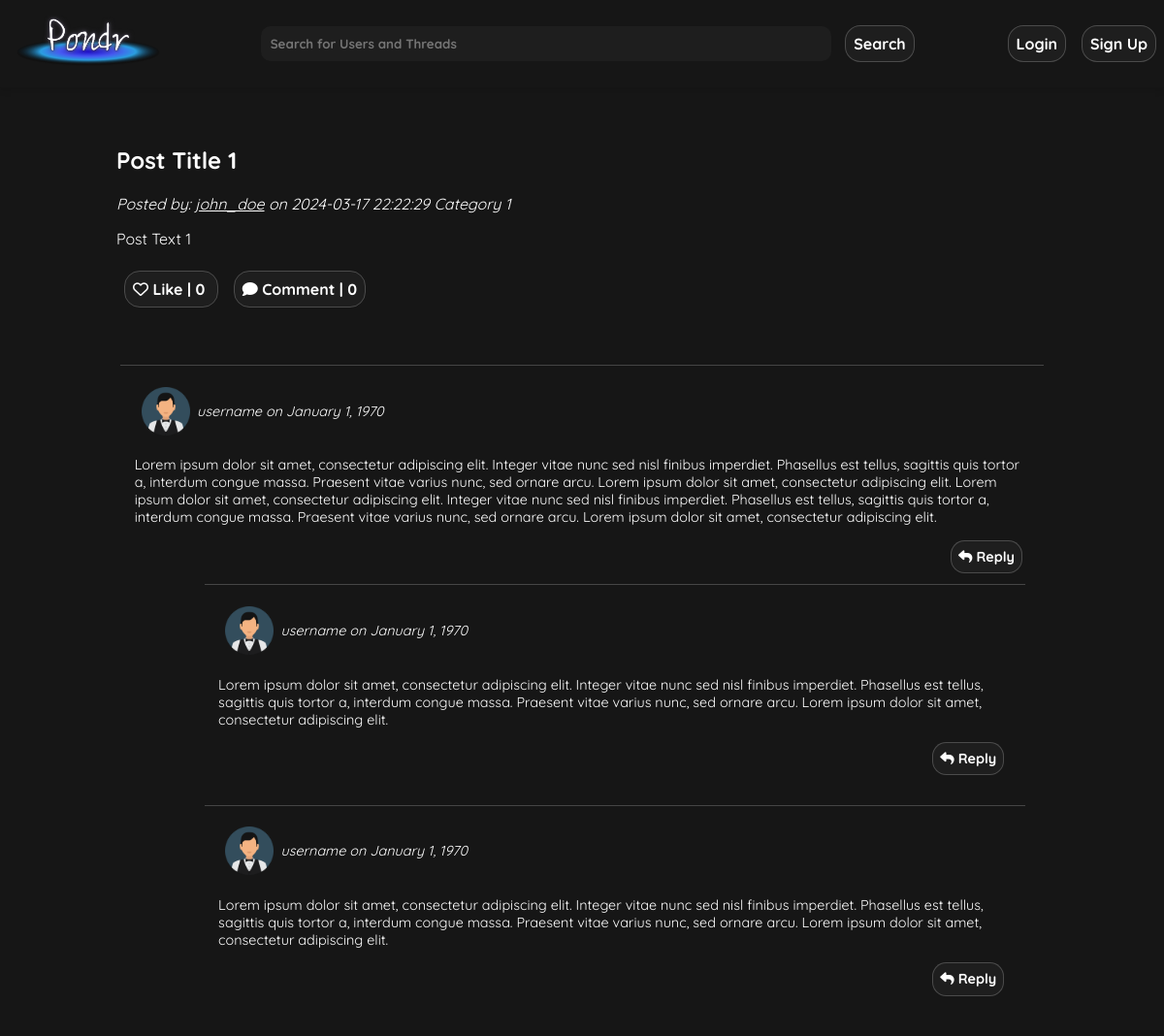
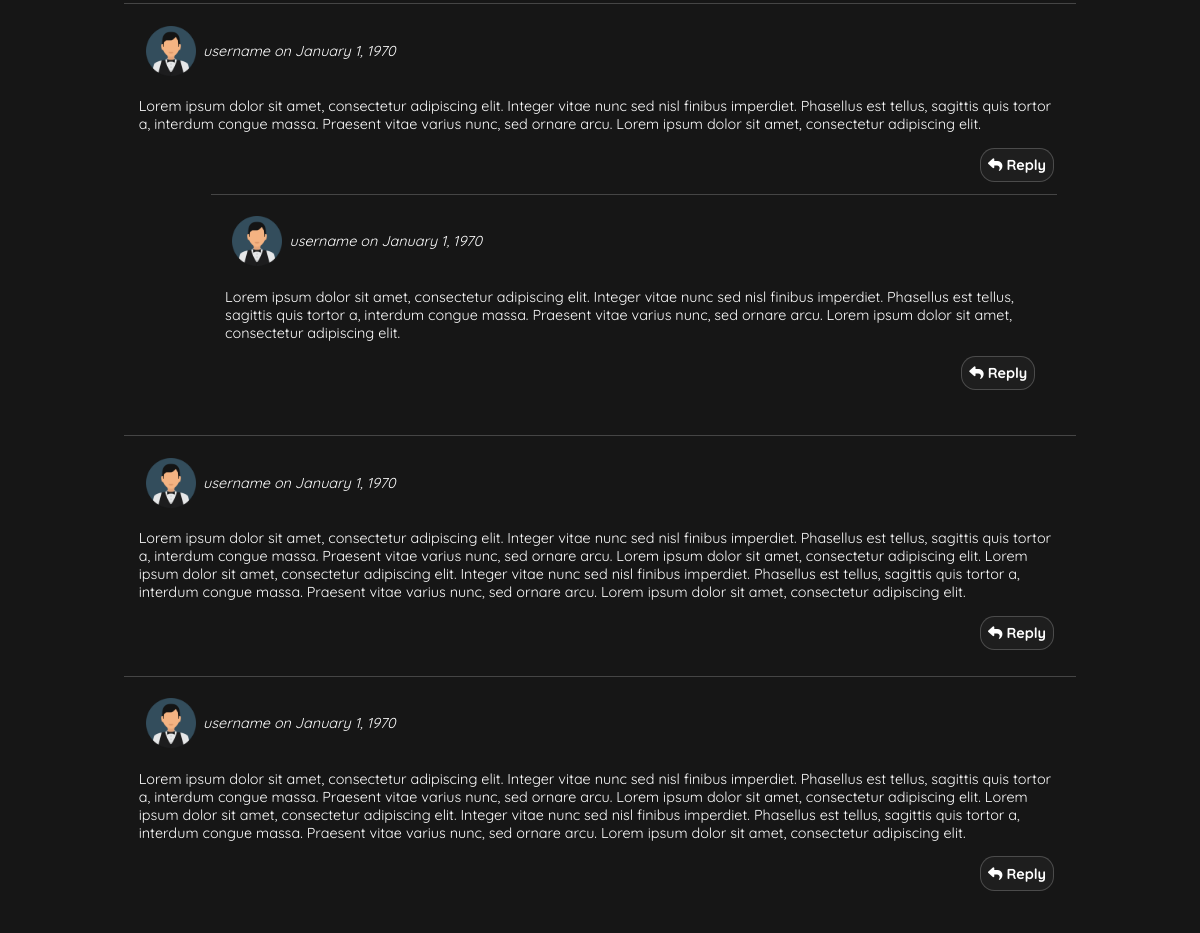
Screenshot of /pages/thread_user.php?postId=1 with the database file from the repository (2 pictures, top to bottom).
### tables this page shows
CREATE TABLE posts (
    postId INT AUTO_INCREMENT,
    userId INT NOT NULL, 
    postDate DATETIME NOT NULL,  
    title VARCHAR(255) NOT NULL,
    text VARCHAR(3000) NOT NULL,  
    img VARCHAR(255),
    link VARCHAR(255),
    catId INT,
    likes INT NOT NULL DEFAULT(0),
    comment INT NOT NULL DEFAULT(0),
    PRIMARY KEY(postId,userId),
    FOREIGN KEY(userId) REFERENCES users(userId)
        ON DELETE CASCADE,
    FOREIGN KEY(catId) REFERENCES categories(catId)
        ON DELETE CASCADE
    
);

CREATE TABLE users (
    userId INT AUTO_INCREMENT,
    utype BIT(1) NOT NULL,  
    fName VARCHAR(255) NOT NULL,
    lName VARCHAR(255) NOT NULL,
    uName VARCHAR(255) NOT NULL UNIQUE,
    email VARCHAR(255) NOT NULL UNIQUE,
    pass VARCHAR(255) NOT NULL,
    bio VARCHAR(1000) NOT NULL,  
    pfp VARCHAR(255),
    recoveryKey VARCHAR(32),
    PRIMARY KEY(userId)
);

CREATE TABLE categories (
    catId INT AUTO_INCREMENT,
    userId INT NOT NULL,
    name VARCHAR(255) NOT NULL,
    count INT NOT NULL DEFAULT(0),  
    PRIMARY KEY(catId),
    FOREIGN KEY(userId) REFERENCES users(userId)
        ON DELETE CASCADE
);

### public/pages/thread_user.php (the view, shortened to what this page needs)
<!DOCTYPE html>
<html lang="en">
<head>
    <link rel="stylesheet" href="../css/styles.css">
    <link rel="stylesheet" href="../css/threads.css">
</head>
<body>
    <?php require_once '../scripts/header.php';  ?>
    <main class="column-container margin-down">
        <div class="thread-container">
            <?php
             if(isset($_GET['postId'])){
                $postId = $_GET['postId'];
             }
            $sql = "SELECT p.postId, p.userId, p.postDate, p.title, p.text, p.img, u.uName AS userName, c.name FROM posts p JOIN users u ON p.userId = u.userId JOIN categories c ON p.catId=c.catId WHERE p.postId = ?";
            $prstmt = $conn->prepare($sql);
            $prstmt->bind_param("i", $postId);
            $prstmt->execute();
            $prstmt->bind_result($postId,$userId,$postDate,$postTitle,$postText,$postImg,$userName,$category);
            if($prstmt->fetch()){
                echo "<article>";
                echo "<h1> $postTitle </h1>";
                echo "<i>Posted by: <a href=\"./secondaryProfile.php\">$userName</a> on <time>$postDate</time> $category</i>";
                echo "<p> $postText </p>";
                echo " </article>";
            }else{
                echo "Post Does Not Exist";
            }
            ?>
            <div id="icon-buttons">
                <a href="" class="link-button" id="like-button" ><i class="fa-regular fa-heart"></i> Like |  <span id="like-count"> 0 </span></a>
                <a href="" class="link-button"><i class="fa-solid fa-comment"></i> Comment | <span id="comment-count"> 0 </span></a>
            </div>
        </div>
        <div class="thread-comments">
            <article class="thread-comment-container">
                <div class="thread-comment-profile">
                    <img src="../img/stock_profile_photo.png" alt="profile photo">
                    <i>username on <time>January 1, 1970</time></i>
                </div>
                <p class="thread-comment">
                    Lorem ipsum dolor sit amet, consectetur adipiscing elit. Integer vitae nunc sed nisl
                    finibus imperdiet. Phasellus est tellus, sagittis quis tortor a, interdum congue massa. Praesent vitae varius
                    nunc, sed ornare arcu. Lorem ipsum dolor sit amet, consectetur adipiscing elit. Lorem ipsum dolor sit amet, consectetur adipiscing elit. Integer vitae nunc sed nisl
                    finibus imperdiet. Phasellus est tellus, sagittis quis tortor a, interdum congue massa. Praesent vitae varius
                    nunc, sed ornare arcu. Lorem ipsum dolor sit amet, consectetur adipiscing elit.
                </p>
                <div>
                    <a href="" class="link-button" id="reply-icon"><i class="fa-solid fa-reply"></i> Reply</a>
                </div>
                <div class="thread-comment-container">
                    <div class="thread-comment-profile">
                        <img src="../img/stock_profile_photo.png" alt="profile photo">
                        <i>username on <time>January 1, 1970</time></i>
                    </div>
                        <p class="thread-comment">
                            Lorem ipsum dolor sit amet, consectetur adipiscing elit. Integer vitae nunc sed nisl
                            finibus imperdiet. Phasellus est tellus, sagittis quis tortor a, interdum congue massa. Praesent vitae varius
                            nunc, sed ornare arcu. Lorem ipsum dolor sit amet, consectetur adipiscing elit.
                            </p>
                            <div>
                                <a href="" class="link-button" id="reply-icon"><i class="fa-solid fa-reply"></i> Reply</a>
                            </div>
                </div>
                <div class="thread-comment-container">
                    <div class="thread-comment-profile">
                        <img src="../img/stock_profile_photo.png" alt="profile photo">
                        <i>username on <time>January 1, 1970</time></i>
                    </div>
                    <p class="thread-comment">
                        Lorem ipsum dolor sit amet, consectetur adipiscing elit. Integer vitae nunc sed nisl
                        finibus imperdiet. Phasellus est tellus, sagittis quis tortor a, interdum congue massa. Praesent vitae varius
                        nunc, sed ornare arcu. Lorem ipsum dolor sit amet, consectetur adipiscing elit.
                    </p>
                    <div>
                        <a href="" class="link-button" id="reply-icon"><i class="fa-solid fa-reply"></i> Reply</a>
                    </div>
                </div>
            </article>
            <article class="thread-comment-container">
                <div class="thread-comment-profile">
                    <img src="../img/stock_profile_photo.png" alt="profile photo">
                    <i>username on <time>January 1, 1970</time></i>
                </div>
                <p class="thread-comment">
                    Lorem ipsum dolor sit amet, consectetur adipiscing elit. Integer vitae nunc sed nisl
                    finibus imperdiet. Phasellus est tellus, sagittis quis tortor a, interdum congue massa. Praesent vitae varius
                    nunc, sed ornare arcu. Lorem ipsum dolor sit amet, consectetur adipiscing elit.
                </p>
                <div>
                    <a href="" class="link-button" id="reply-icon"><i class="fa-solid fa-reply"></i> Reply</a>
                </div>
                <div class="thread-comment-container">
                    <div class="thread-comment-profile">
                        <img src="../img/stock_profile_photo.png" alt="profile photo">
                        <i>username on <time>January 1, 1970</time></i>
                    </div>
                    <p class="thread-comment">
                        Lorem ipsum dolor sit amet, consectetur adipiscing elit. Integer vitae nunc sed nisl
                        finibus imperdiet. Phasellus est tellus, sagittis quis tortor a, interdum congue massa. Praesent vitae varius
                        nunc, sed ornare arcu. Lorem ipsum dolor sit amet, consectetur adipiscing elit.
                    </p>
                    <div>
                        <a href="" class="link-button" id="reply-icon"><i class="fa-solid fa-reply"></i> Reply</a>
                    </div>
                </div>
            </article>
            <article class="thread-comment-container">
                <div class="thread-comment-profile">
                    <img src="../img/stock_profile_photo.png" alt="profile photo">
                    <i>username on <time>January 1, 1970</time></i>
                </div>
                <p class="thread-comment">
                    Lorem ipsum dolor sit amet, consectetur adipiscing elit. Integer vitae nunc sed nisl
                    finibus imperdiet. Phasellus est tellus, sagittis quis tortor a, interdum congue massa. Praesent vitae varius
                    nunc, sed ornare arcu. Lorem ipsum dolor sit amet, consectetur adipiscing elit. Lorem ipsum dolor sit amet, consectetur adipiscing elit. Integer vitae nunc sed nisl
                    finibus imperdiet. Phasellus est tellus, sagittis quis tortor a, interdum congue massa. Praesent vitae varius
                    nunc, sed ornare arcu. Lorem ipsum dolor sit amet, consectetur adipiscing elit.
                </p>
                <div>
                    <a href="" class="link-button" id="reply-icon"><i class="fa-solid fa-reply"></i> Reply</a>
                </div>
            </article>
            <article class="thread-comment-container">
                <div class="thread-comment-profile">
                    <img src="../img/stock_profile_photo.png" alt="profile photo">
                    <i>username on <time>January 1, 1970</time></i>
                </div>
                <p class="thread-comment">
                    Lorem ipsum dolor sit amet, consectetur adipiscing elit. Integer vitae nunc sed nisl
                    finibus imperdiet. Phasellus est tellus, sagittis quis tortor a, interdum congue massa. Praesent vitae varius
                    nunc, sed ornare arcu. Lorem ipsum dolor sit amet, consectetur adipiscing elit. Lorem ipsum dolor sit amet, consectetur adipiscing elit. Integer vitae nunc sed nisl
                    finibus imperdiet. Phasellus est tellus, sagittis quis tortor a, interdum congue massa. Praesent vitae varius
                    nunc, sed ornare arcu. Lorem ipsum dolor sit amet, consectetur adipiscing elit.
                </p>
                <div>
                    <a href="" class="link-button" id="reply-icon"><i class="fa-solid fa-reply"></i> Reply</a>
                </div>
            </article>
        </div>
    </main>
</body>
</html>

### public/css/styles.css (style rules this page uses)
:root { --background-color: #161616; --navbar-dark: linear-gradient(145deg, #0A0A0A, #161616); --button-border: rgba(255, 255, 255, 0.2); --text-color: #ffffff; --button-hover-bg: #2A2A2A; --input-background: #1E1E1E; --input-hover: rgba(255, 255, 255, 0.1); --highlight-color: #3A7FFB; --box-shadow: 0 4px 6px rgba(0, 0, 0, 0.1); --pondr-font: 'Quicksand', sans-serif; }
a { color: white; }
body { margin: 0; padding: 0; font-family: var(--pondr-font); background-color: var(--background-color); color:var(--text-color); transition: all 0.2s ease; }
input[type="text"], input[type="password"], button, .link-button, .form-button, .form-container textarea, .form-container select { font-family: var(--pondr-font); background-color: var(--input-background); color: var(--text-color); border: 0.1em solid var(--button-border); border-radius: 1em; transition: all 0.3s ease-in; padding: 0.5em; text-decoration: none; margin: 0em 0.5em; font-weight:bold; outline: none; }
.margin-down { margin-top: 2vw; align-items:flex-start; margin-bottom: 5em; }
.column-container { display: flex; flex-direction: column; align-items: center; height: 94vh; }

### public/css/threads.css (style rules this page uses)
.thread-comments { width: 80%; border-radius: 10px; padding: 1em 2em; margin-top: 2em; }
.thread-container { width: 80%; padding: 1em 2em; }
.thread-comment-container { margin: 0.3em; padding: 1em; display: flex; flex-direction: column; font-size: 0.9rem; border-top: 0.1em solid var(--button-border); }
.thread-comment-container .thread-comment-container { margin-left: 5em; }
.thread-comment-profile { display: flex; align-items: center; }
.thread-comment-profile img { max-width: 50px; margin: 0.5em; }
#icon-buttons { margin-top: 2em; }
#reply-icon { float:right; margin-bottom: 0.5em; }

### rows the page displays
posts: title "Post Title 1", userId.uName "john_doe", postDate "2024-03-17 22:22:29", catId.name "Category 1", text "Post Text 1"
